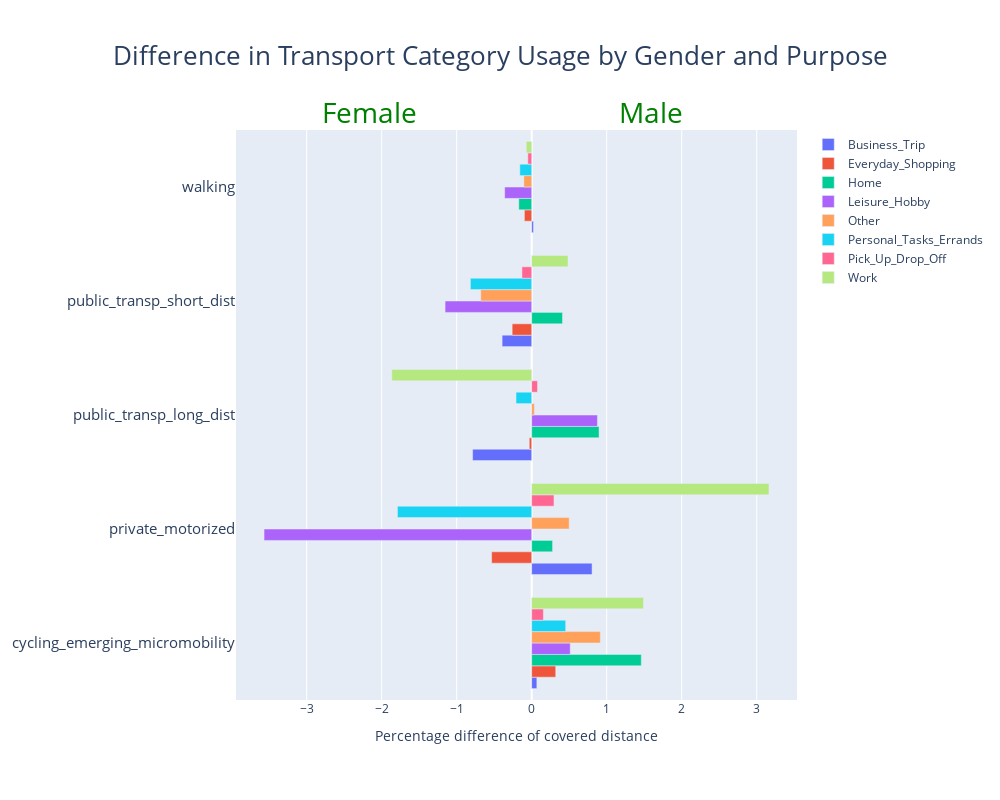

Write notebook code for a chart like this one.
### Code cell
# Compute relative frequencies for all purposes at once
df_grouped = (only_male_female.groupby(['purpose', 'gender', 'transport_category'])['leg_distance'].sum() /
              only_male_female.dropna(subset=['leg_distance']).groupby(['gender'])['leg_distance'].sum()).reset_index()

df_grouped.columns = ['purpose', 'gender', 'transport_category', 'relative_frequency']

# Pivot the DataFrame to get genders as columns
df_pivot = df_grouped.pivot_table(index=['purpose', 'transport_category'], columns='gender', values='relative_frequency').reset_index()

# Compute the difference
df_pivot['difference_%'] = (df_pivot['Male'] - df_pivot['Female']) * 100

# Plotting
fig = go.Figure()

for purpose in df_pivot['purpose'].unique():
    temp_df = df_pivot[df_pivot['purpose'] == purpose]
    fig.add_trace(go.Bar(y=temp_df['transport_category'], x=temp_df['difference_%'], name=purpose, orientation='h'))

fig.update_layout(barmode='group', title_text='Difference in Transport Category Usage by Gender and Purpose',width=1000,height=800,title_x=0.5,title_font_size=26)

#change y label size
fig.update_yaxes(tickfont=dict(size=15))

fig.update_xaxes(title_text='Percentage difference of covered distance')

#add text in position
fig.add_annotation(x=0.8, y=1.05, xref="paper", yref="paper", text="Male", showarrow=False, yshift=10, font=dict(size=28, color="Green"))
fig.add_annotation(x=0.15, y=1.05, xref="paper", yref="paper", text="Female", showarrow=False, yshift=10, font=dict(size=28, color="Green"))

fig.update_layout(margin=dict(t=130, l=100, r=100, b=100))  # Increase the margin to make space for the annotation
fig.show()

### Figure 1 — Plotly figure (JSON) as saved in the notebook; plotly's stock layout.template omitted (floating-point values rounded to 4 significant figures)
{"data": [{"name": "Business_Trip", "orientation": "h", "type": "bar", "x": [0.06856, 0.8049, -0.7878, -0.3945, 0.024], "y": ["cycling_emerging_micromobility", "private_motorized", "public_transp_long_dist", "public_transp_short_dist", "walking"]}, {"name": "Everyday_Shopping", "orientation": "h", "type": "bar", "x": [0.3201, -0.5341, -0.03268, -0.2606, -0.09741], "y": ["cycling_emerging_micromobility", "private_motorized", "public_transp_long_dist", "public_transp_short_dist", "walking"]}, {"name": "Home", "orientation": "h", "type": "bar", "x": [1.461, 0.2781, 0.8978, 0.4108, -0.1721], "y": ["cycling_emerging_micromobility", "private_motorized", "public_transp_long_dist", "public_transp_short_dist", "walking"]}, {"name": "Leisure_Hobby", "orientation": "h", "type": "bar", "x": [0.5134, -3.568, 0.8764, -1.155, -0.3605], "y": ["cycling_emerging_micromobility", "private_motorized", "public_transp_long_dist", "public_transp_short_dist", "walking"]}, {"name": "Other", "orientation": "h", "type": "bar", "x": [0.915, 0.4993, 0.03545, -0.6792, -0.1043], "y": ["cycling_emerging_micromobility", "private_motorized", "public_transp_long_dist", "public_transp_short_dist", "walking"]}, {"name": "Personal_Tasks_Errands", "orientation": "h", "type": "bar", "x": [0.453, -1.79, -0.2091, -0.8171, -0.1583], "y": ["cycling_emerging_micromobility", "private_motorized", "public_transp_long_dist", "public_transp_short_dist", "walking"]}, {"name": "Pick_Up_Drop_Off", "orientation": "h", "type": "bar", "x": [0.1557, 0.2968, 0.07743, -0.1299, -0.0516], "y": ["cycling_emerging_micromobility", "private_motorized", "public_transp_long_dist", "public_transp_short_dist", "walking"]}, {"name": "Work", "orientation": "h", "type": "bar", "x": [1.49, 3.163, -1.865, 0.4842, -0.07246], "y": ["cycling_emerging_micromobility", "private_motorized", "public_transp_long_dist", "public_transp_short_dist", "walking"]}], "layout": {"annotations": [{"font": {"color": "Green", "size": 28}, "showarrow": false, "text": "Male", "x": 0.8, "xref": "paper", "y": 1.05, "yref": "paper", "yshift": 10}, {"font": {"color": "Green", "size": 28}, "showarrow": false, "text": "Female", "x": 0.15, "xref": "paper", "y": 1.05, "yref": "paper", "yshift": 10}], "barmode": "group", "height": 800, "margin": {"b": 100, "l": 100, "r": 100, "t": 130}, "title": {"font": {"size": 26}, "text": "Difference in Transport Category Usage by Gender and Purpose", "x": 0.5}, "width": 1000, "xaxis": {"title": {"text": "Percentage difference of covered distance"}}, "yaxis": {"tickfont": {"size": 15}}}}
